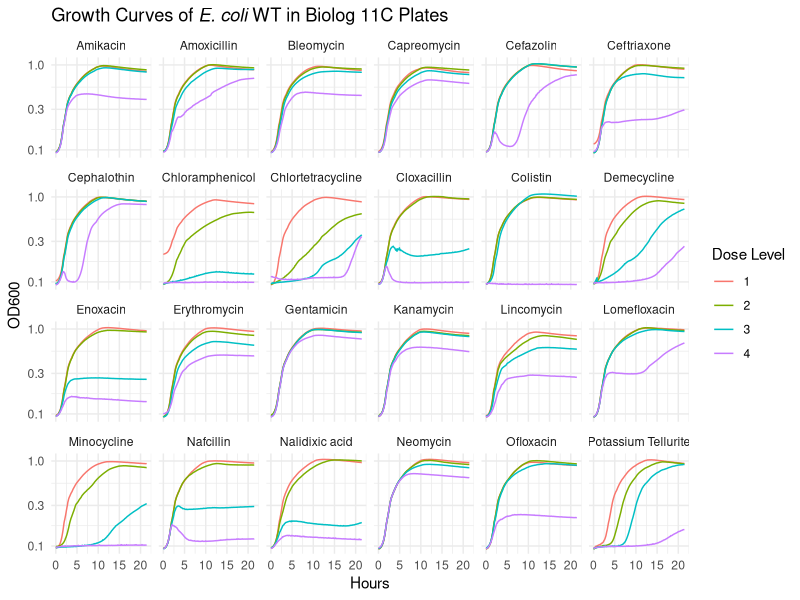

Reproduce this figure in R. (Note: this script raises an error after producing the figure.)
library(tidyverse) # Load tidyverse for data manipulation and visualization
library(data.table) # Load data.table for fast and efficient data manipulation
library(ggtext) # Load markdown for formatting text (e.g., italicizing species names)

# ============================
# Functions Section
# ============================

# Read the data file and perform some initial data transformations
data <- fread("Followups/proQ/Growth_curves/ECO_proQ_delta_biolog_11C_20241125.tsv") %>%
  select(-`Cycle Nr.`, -`Temp. [°C]`) %>%
  rename(Seconds = `Time [s]`) %>%
  melt(
    id.vars = "Seconds",
    variable.name = "Well",
    value.name = "OD600"
  )

biolog_conditions <- fread("Followups/proQ/Growth_curves/Biolog_11C.tsv")

# Create a growth curve plot to visualize OD600 over time
growth_curve_plot <- data %>%
  inner_join(biolog_conditions, by = c("Well" = "Well")) %>%
  mutate(
    `Dose Level` = factor(`Dose`),
    Hours = Seconds / 60 / 60
  ) %>%
  ggplot(
    aes(
      x = Hours,
      y = OD600,
      color = `Dose Level`
    )
  ) +
  scale_y_log10() + # Log-transform the y-axis to better visualize growth differences
  geom_line() +
  facet_wrap(~Chemical, nrow = 4) +
  theme_minimal() +
  theme(
    plot.title = element_markdown() # Enable markdown in the plot title
  ) +
  ggtitle("Growth Curves of *E. coli* WT in Biolog 11C Plates")

print(growth_curve_plot)


# Add ribbons to indicate standard error around the mean
stat_summary(fun.data = mean_se, geom = "ribbon", aes(fill = factor(Imipenem)), alpha = 0.4) +
  # Add labels to the plot
  labs(
    title = "*E. coli* growth in WT and Δ*proQ* strains with varying Imipenem concentrations",
    x = "Hours",
    y = "Growth (log OD600)",
    color = "Imipenem",
    linetype = "Strain",
    fill = "Imipenem"
  ) +
  # Customize line types for the different strains
  scale_linetype_manual(values = c("Δ*proQ*" = "dashed", "WT" = "solid")) +
  # Facet by strain to separate the plots for better visualization
  facet_grid(~Strain) +
  theme_minimal() + # Use a minimal theme for a clean look
  theme(
    plot.title = element_markdown(), # Enable markdown in the plot title
    axis.title.x = element_markdown(), # Enable markdown in the x-axis title
    axis.title.y = element_markdown(), # Enable markdown in the y-axis title
    strip.text = element_markdown(), # Enable markdown in the facet labels
    legend.text = element_markdown() # Enable markdown in the legend labels
  )

# Print the growth curve plot
print(growth_curve_plot)
